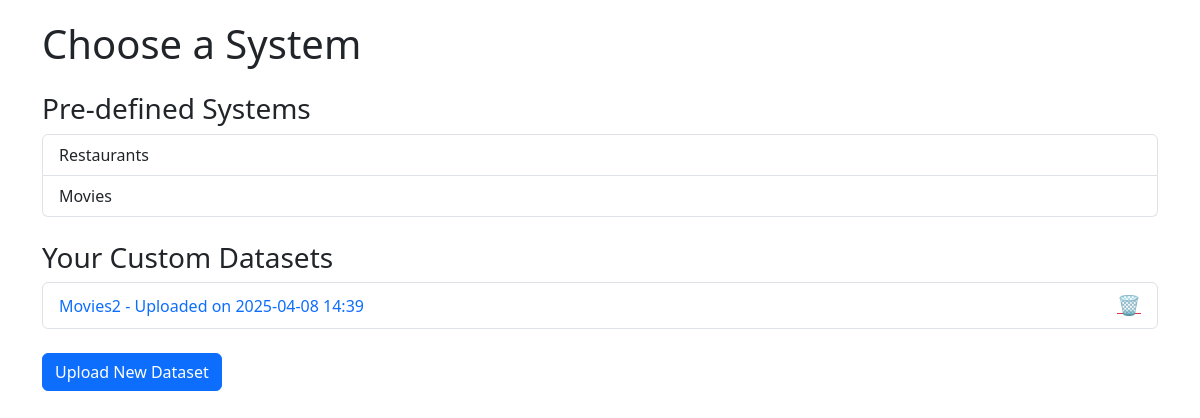
/choose_system (signed in), run on an earlier commit of the app's database.
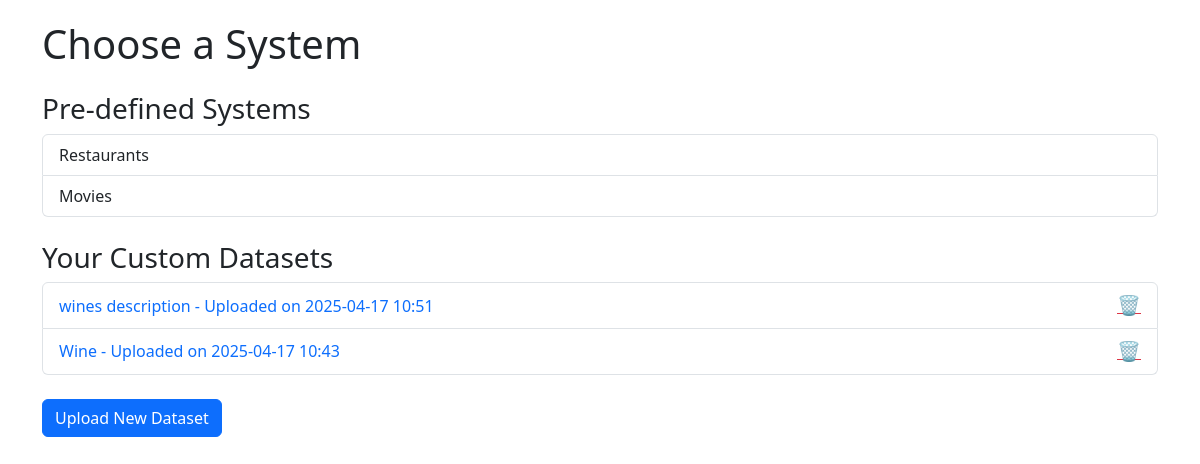
And on a later commit of the database.
### app.py (models this page shows)
class CustomDataset(db.Model):
    id = db.Column(db.Integer, primary_key=True)
    user_id = db.Column(db.Integer, db.ForeignKey("user.id"), nullable=False)
    dataset_name = db.Column(db.String(120), nullable=False)
    dataset_path = db.Column(db.String(200), nullable=False)
    mapping = db.Column(db.Text, nullable=False)
    timestamp = db.Column(db.DateTime, default=datetime.utcnow)

### app.py (the view)
@app.route("/choose_system")
def choose_system():
    if "username" not in session:
        return redirect(url_for("login"))
    user = User.query.filter_by(username=session["username"]).first()
    from sqlalchemy import desc
    custom_datasets = CustomDataset.query.filter_by(user_id=user.id).order_by(
        desc(CustomDataset.timestamp)).all() if user else []
    return render_template("choose_system.html", systems=SYSTEMS, custom_datasets=custom_datasets)

### templates/choose_system.html (shortened to what this page needs)
<!DOCTYPE html>
<html>
<head>
  <link href="https://cdn.jsdelivr.net/npm/bootstrap@5.3.0/dist/css/bootstrap.min.css" rel="stylesheet">
</head>
<body>
  <div class="container">
    <h1 class="mb-4">Choose a System</h1>
    <div class="mb-4">
      <h3>Pre-defined Systems</h3>
      <div class="list-group">
        {% for key, system in systems.items() %}
          <a href="{{ url_for('index', system=key) }}" class="list-group-item list-group-item-action">
            {{ system.display if system.display is defined else key|capitalize }}
          </a>
        {% endfor %}
      </div>
    </div>
    <div class="mb-4">
      <h3>Your Custom Datasets</h3>
      {% if custom_datasets %}
        <div class="list-group">
          {% for ds in custom_datasets %}
            <div class="list-group-item d-flex justify-content-between align-items-center">
              <a href="{{ url_for('custom_index', dataset_id=ds.id) }}" class="text-decoration-none">
                {{ ds.dataset_name }} - Uploaded on {{ ds.timestamp.strftime('%Y-%m-%d %H:%M') }}
              </a>
              <a href="{{ url_for('delete_custom_dataset', dataset_id=ds.id) }}"
                 class="text-danger delete-icon"
                 onclick="return confirm('Are you sure you want to delete this dataset?');">
                &#128465;
              </a>
            </div>
          {% endfor %}
        </div>
      {% else %}
        <p>No custom datasets saved.</p>
      {% endif %}
    </div>
    <div>
      <a href="{{ url_for('upload_dataset') }}" class="btn btn-primary">Upload New Dataset</a>
    </div>
  </div>
</body>
</html>

### templates/choose_system.html (style rules this page uses)
body { padding-top: 20px; }
.delete-icon { cursor: pointer; font-size: 1.2em; }

What changed in the data, as far as the page shows it:
removed CustomDataset: dataset_name "Movies2", timestamp "2025-04-08 14:39"
added CustomDataset: dataset_name "wines description", timestamp "2025-04-17 10:51"
added CustomDataset: dataset_name "Wine", timestamp "2025-04-17 10:43"
